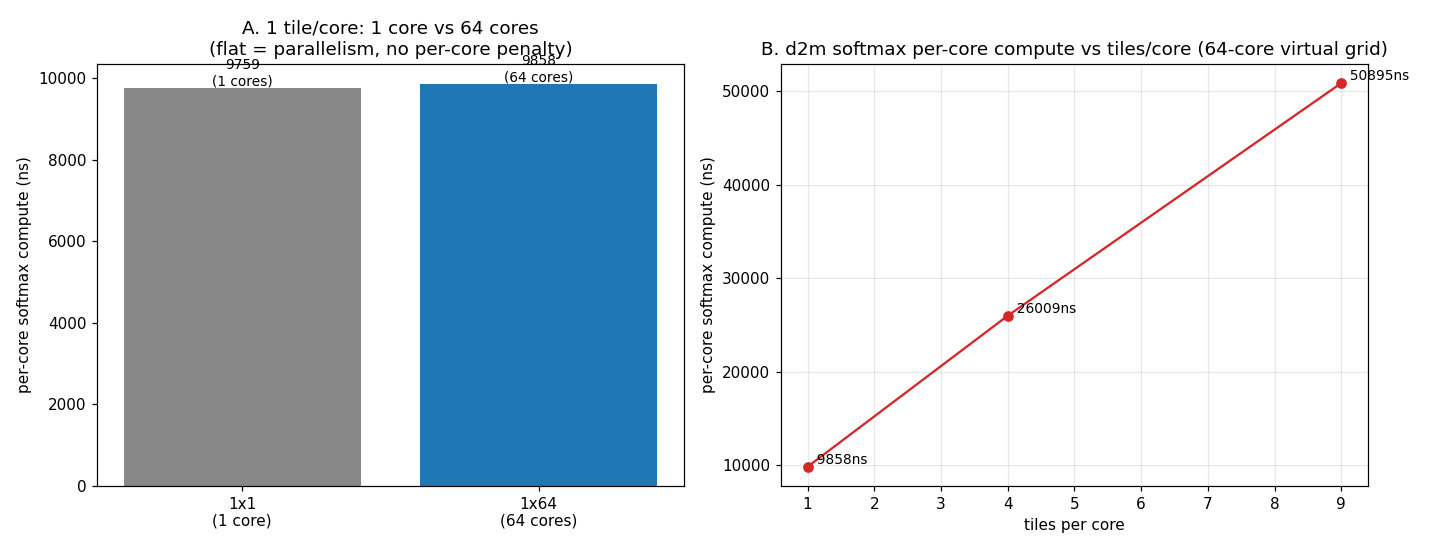

Write Python code to recreate this figure.
# SPDX-FileCopyrightText: (c) 2026 Tenstorrent AI ULC
#
# SPDX-License-Identifier: Apache-2.0
"""Virtual-grid scaling sweep for d2m softmax.

For each (N_tile_rows, NC_tile_cols, G_grid_rows) config, runs probe.py under the
device profiler (d2m_jit's own runtime — ttrt can't load virtual-grid flatbuffers),
then parses profile_log_device.csv for the per-core softmax compute time (the
longest TRISC-KERNEL interval on each core) and the number of physical cores used.

This sidesteps two things: (1) ttrt's variant error on virtual-grid .ttm, and
(2) the [M,N] kernel-compile hang for M>2 / wide reductions (we use square blocks
[n,n] -> n*n tiles/core, which compile).

Graphs:
  - 1 tile/core: 1x1 (1 core) vs 1x64 (64 cores)  -> parallelism keeps per-core flat
  - tiles/core scaling on 64 cores: 1, 4, 9        -> per-core compute vs work
"""
import csv
import os
import subprocess
import sys
from collections import defaultdict

HERE = os.path.dirname(os.path.abspath(__file__))
ROOT = os.path.abspath(os.path.join(HERE, "../../../.."))
LOG = os.path.join(
    ROOT,
    "third_party/tt-metal/src/tt-metal/generated/profiler/.logs/profile_log_device.csv",
)


def per_core_kernel_ns():
    """From profile_log_device.csv: per-core longest TRISC-KERNEL interval (= the
    softmax compute generic) and #cores. 1 cycle == 1 ns at 1 GHz."""
    if not os.path.exists(LOG):
        return None, 0
    ev = defaultdict(list)
    with open(LOG) as f:
        next(f)  # ARCH header
        for r in csv.DictReader(f):
            if r[" zone name"].strip() != "TRISC-KERNEL":
                continue
            core = (r[" core_x"].strip(), r[" core_y"].strip())
            risc = r[" RISC processor type"].strip()
            ev[(core, risc)].append(
                (int(r[" time[cycles since reset]"].strip()), r[" type"].strip())
            )
    per_core = defaultdict(int)
    for (core, _risc), lst in ev.items():
        lst.sort()
        st = None
        for t, typ in lst:
            if typ == "ZONE_START":
                st = t
            elif typ == "ZONE_END" and st is not None:
                per_core[core] = max(per_core[core], t - st)
                st = None
    if not per_core:
        return None, 0
    vals = sorted(per_core.values())
    return vals[-1], len(per_core)  # max per-core ns, core count


def run_config(n, nc, g, timeout=200):
    env = dict(os.environ)
    env["TT_METAL_DEVICE_PROFILER"] = "1"
    if os.path.exists(LOG):
        os.remove(LOG)
    p = subprocess.run(
        [
            "timeout",
            "-s",
            "KILL",
            str(timeout),
            "python3",
            os.path.join(HERE, "probe.py"),
            "softmax",
            str(n),
            str(nc),
            str(g),
        ],
        cwd=ROOT,
        env=env,
        capture_output=True,
        text=True,
    )
    pcc = None
    for line in p.stdout.splitlines():
        if line.startswith("RESULT"):
            pcc = line.strip()
    ns, cores = per_core_kernel_ns()
    return pcc, ns, cores


def main():
    # (label, N, NC, G, tiles_per_core)
    configs = [
        ("1 tile/core, 1x1 (1 core)", 1, 1, 1, 1),
        ("1 tile/core, 1x64 (64 cores)", 64, 1, 64, 1),
        ("4 tiles/core, 64 cores", 128, 2, 64, 4),
        ("9 tiles/core, 64 cores", 192, 3, 64, 9),
    ]
    results = {}
    for label, n, nc, g, tpc in configs:
        pcc, ns, cores = run_config(n, nc, g)
        results[label] = (ns, cores, tpc)
        print(f"{label:32} cores={cores:>3} per-core softmax = {ns} ns   ({pcc})")

    import matplotlib

    matplotlib.use("Agg")
    import matplotlib.pyplot as plt

    fig, ax = plt.subplots(1, 2, figsize=(13, 5))

    # Panel A: 1 tile/core, 1 core vs 64 cores
    a = ax[0]
    labs = ["1x1\n(1 core)", "1x64\n(64 cores)"]
    keys = ["1 tile/core, 1x1 (1 core)", "1 tile/core, 1x64 (64 cores)"]
    vals = [results[k][0] or 0 for k in keys]
    bars = a.bar(labs, vals, color=["#888", "C0"])
    for bar, v, k in zip(bars, vals, keys):
        a.text(
            bar.get_x() + bar.get_width() / 2,
            v,
            f"{v}\n({results[k][1]} cores)",
            ha="center",
            va="bottom",
            fontsize=9,
        )
    a.set_ylabel("per-core softmax compute (ns)")
    a.set_title(
        "A. 1 tile/core: 1 core vs 64 cores\n(flat = parallelism, no per-core penalty)"
    )

    # Panel B: tiles/core scaling on 64 cores
    b = ax[1]
    sweep = [
        ("4 tiles/core, 64 cores", 4),
        ("9 tiles/core, 64 cores", 9),
        ("1 tile/core, 1x64 (64 cores)", 1),
    ]
    pts = sorted([(tpc, results[k][0]) for k, tpc in sweep if results[k][0]])
    if pts:
        xs = [p[0] for p in pts]
        ys = [p[1] for p in pts]
        b.plot(xs, ys, "o-", color="C3")
        for x, y in zip(xs, ys):
            b.text(x, y, f"  {y}ns", fontsize=9, va="bottom")
    b.set_xlabel("tiles per core")
    b.set_ylabel("per-core softmax compute (ns)")
    b.set_title("B. d2m softmax per-core compute vs tiles/core (64-core virtual grid)")
    b.grid(alpha=0.3)

    fig.tight_layout()
    out = os.path.join(HERE, "vg_scaling.png")
    fig.savefig(out, dpi=110)
    print(f"\nwrote {out}")


if __name__ == "__main__":
    main()
